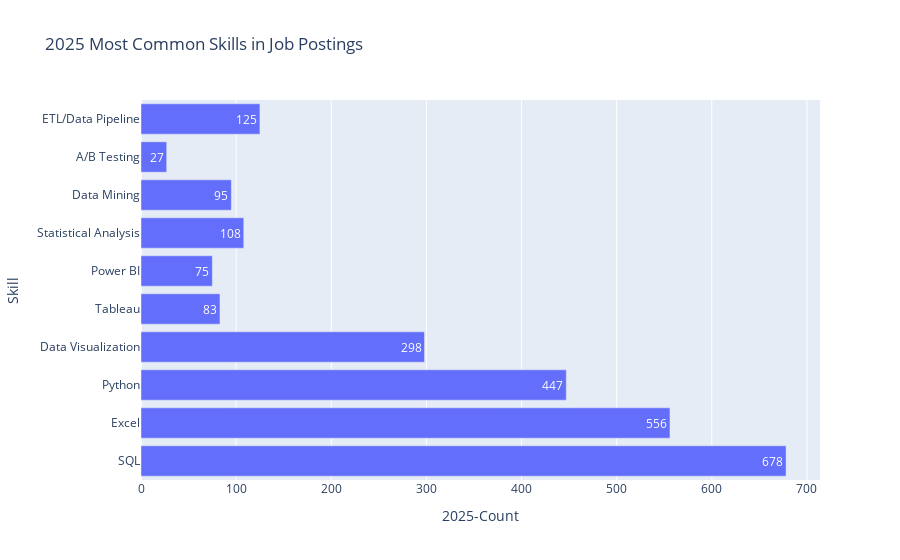

The notebook cell this image was saved under:
### Code cell
import plotly.express as px

fig = px.bar(
    skills_df,
    x="2025-Count",
    y="Skill",
    orientation="h",
    title="2025 Most Common Skills in Job Postings",
    text="2025-Count"  # Show counts on bars
)

fig.show()

### Figure 1 — Plotly figure (JSON) as saved in the notebook; plotly's stock layout.template omitted (floating-point values rounded to 4 significant figures)
{"data": [{"alignmentgroup": "True", "hovertemplate": "2025-Count=%{text}<br>Skill=%{y}<extra></extra>", "legendgroup": "", "marker": {"color": "#636efa", "pattern": {"shape": ""}}, "name": "", "offsetgroup": "", "orientation": "h", "showlegend": false, "text": [678, 556, 447, 298, 83, 75, 108, 95, 27, 125], "textposition": "auto", "type": "bar", "x": [678, 556, 447, 298, 83, 75, 108, 95, 27, 125], "xaxis": "x", "y": ["SQL", "Excel", "Python", "Data Visualization", "Tableau", "Power BI", "Statistical Analysis", "Data Mining", "A/B Testing", "ETL/Data Pipeline"], "yaxis": "y"}], "layout": {"barmode": "relative", "legend": {"tracegroupgap": 0}, "title": {"text": "2025 Most Common Skills in Job Postings"}, "xaxis": {"anchor": "y", "autorange": true, "domain": [0, 1], "range": [0, 713.7], "title": {"text": "2025-Count"}, "type": "linear"}, "yaxis": {"anchor": "x", "autorange": true, "domain": [0, 1], "range": [-0.5, 9.5], "title": {"text": "Skill"}, "type": "category"}}}
